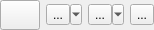
<?xml version="1.0" encoding="UTF-8"?>
<ui version="4.0">
 <class>qCjyxMarkupsPlaceWidget</class>
 <widget class="qCjyxWidget" name="qCjyxMarkupsPlaceWidget">
  <property name="geometry">
   <rect>
    <x>0</x>
    <y>0</y>
    <width>151</width>
    <height>30</height>
   </rect>
  </property>
  <property name="sizePolicy">
   <sizepolicy hsizetype="Preferred" vsizetype="Preferred">
    <horstretch>0</horstretch>
    <verstretch>0</verstretch>
   </sizepolicy>
  </property>
  <property name="windowTitle">
   <string>Place markups</string>
  </property>
  <layout class="QHBoxLayout" name="horizontalLayout">
   <property name="margin">
    <number>0</number>
   </property>
   <item>
    <widget class="ctkColorPickerButton" name="ColorButton">
     <property name="sizePolicy">
      <sizepolicy hsizetype="Preferred" vsizetype="Preferred">
       <horstretch>0</horstretch>
       <verstretch>0</verstretch>
      </sizepolicy>
     </property>
     <property name="toolTip">
      <string>Select the display color.</string>
     </property>
     <property name="checkable">
      <bool>true</bool>
     </property>
     <property name="displayColorName">
      <bool>false</bool>
     </property>
    </widget>
   </item>
   <item>
    <widget class="QToolButton" name="PlaceButton">
     <property name="sizePolicy">
      <sizepolicy hsizetype="Preferred" vsizetype="Fixed">
       <horstretch>0</horstretch>
       <verstretch>0</verstretch>
      </sizepolicy>
     </property>
      <property name="popupMode">
        <enum>QToolButton::MenuButtonPopup</enum>
      </property>
      <property name="toolTip">
      <string>Place a control point</string>
     </property>
     <property name="text">
      <string>...</string>
     </property>
     <property name="icon">
      <iconset resource="../../../Resources/qCjyxMarkupsModule.qrc">
       <normaloff>:/Icons/MarkupsFiducialMouseModePlace.png</normaloff>:/Icons/MarkupsFiducialMouseModePlace.png</iconset>
     </property>
     <property name="checkable">
      <bool>true</bool>
     </property>
    </widget>
   </item>
   <item>
    <widget class="QToolButton" name="DeleteButton">
     <property name="sizePolicy">
      <sizepolicy hsizetype="Preferred" vsizetype="Fixed">
       <horstretch>0</horstretch>
       <verstretch>0</verstretch>
      </sizepolicy>
     </property>
     <property name="popupMode">
      <enum>QToolButton::MenuButtonPopup</enum>
     </property>
     <property name="toolTip">
      <string>Delete last added control point</string>
     </property>
     <property name="text">
      <string>...</string>
     </property>
     <property name="icon">
      <iconset resource="../../../Resources/qCjyxMarkupsModule.qrc">
       <normaloff>:/Icons/MarkupsDelete.png</normaloff>:/Icons/MarkupsDelete.png</iconset>
     </property>
    </widget>
   </item>
   <item>
    <widget class="QToolButton" name="MoreButton">
     <property name="sizePolicy">
      <sizepolicy hsizetype="Preferred" vsizetype="Fixed">
       <horstretch>0</horstretch>
       <verstretch>0</verstretch>
      </sizepolicy>
     </property>
     <property name="toolTip">
      <string>Click for more options</string>
     </property>
     <property name="text">
      <string>...</string>
     </property>
     <property name="icon">
      <iconset resource="../../../../../../Libs/MRML/Widgets/Resources/qMRMLWidgets.qrc">
       <normaloff>:/Icons/SliceMoreOptions.png</normaloff>:/Icons/SliceMoreOptions.png</iconset>
     </property>
     <property name="popupMode">
      <enum>QToolButton::InstantPopup</enum>
     </property>
    </widget>
   </item>
  </layout>
  <action name="ActionPlacePersistentPoint">
   <property name="checkable">
    <bool>true</bool>
   </property>
   <property name="text">
    <string>Place multiple control points</string>
   </property>
   <property name="toolTip">
    <string>Place multiple control points</string>
   </property>
  </action>
  <action name="ActionDeleteAll">
   <property name="icon">
    <iconset resource="../../../Resources/qCjyxMarkupsModule.qrc">
     <normaloff>:/Icons/MarkupsDeleteAllRows.png</normaloff>:/Icons/MarkupsDeleteAllRows.png</iconset>
   </property>
   <property name="text">
    <string>Delete all control points</string>
   </property>
   <property name="toolTip">
    <string>Delete all control points in the list</string>
   </property>
  </action>
  <action name="ActionUnsetLast">
   <property name="icon">
    <iconset resource="../../../Resources/qCjyxMarkupsModule.qrc">
     <normaloff>:/Icons/MarkupsUnset.png</normaloff>:/Icons/MarkupsUnset.png</iconset>
   </property>
    <property name="text">
    <string>Clear last control point position</string>
   </property>
   <property name="toolTip">
    <string>Clear the position of the last control point placed (the control point will not be deleted).</string>
   </property>
  </action>
  <action name="ActionUnsetAll">
   <property name="icon">
    <iconset resource="../../../Resources/qCjyxMarkupsModule.qrc">
     <normaloff>:/Icons/MarkupsUnsetAll.png</normaloff>:/Icons/MarkupsUnsetAll.png
    </iconset>
   </property>
   <property name="text">
    <string>Clear all control point positions</string>
   </property>
   <property name="toolTip">
    <string>Clear the position of all control points in the list (the control points will not be deleted).</string>
   </property>
  </action>
  <action name="ActionVisibility">
   <property name="icon">
    <iconset resource="../../../../../../Base/QTGUI/Resources/qCjyxBaseQTGUI.qrc">
     <normaloff>:/Icons/Small/CjyxInvisible.png</normaloff>
     <normalon>:/Icons/Small/CjyxVisible.png</normalon>:/Icons/Small/CjyxInvisible.png</iconset>
   </property>
   <property name="text">
    <string>Visibility</string>
   </property>
   <property name="toolTip">
    <string>Toggle markup visibility</string>
   </property>
  </action>
  <action name="ActionLocked">
   <property name="icon">
    <iconset resource="../../../../../../Base/QTGUI/Resources/qCjyxBaseQTGUI.qrc">
     <normaloff>:/Icons/Small/CjyxUnlock.png</normaloff>
     <normalon>:/Icons/Small/CjyxLock.png</normalon>:/Icons/Small/CjyxUnlock.png</iconset>
   </property>
   <property name="text">
    <string>Locked</string>
   </property>
   <property name="toolTip">
    <string>Toggle control point positions lock</string>
   </property>
  </action>
  <action name="ActionFixedNumberOfControlPoints">
   <property name="icon">
    <iconset resource="../../../../../../Base/QTGUI/Resources/qCjyxBaseQTGUI.qrc">
     <normaloff>:/Icons/Small/CjyxPointNumberUnlock.png</normaloff>
     <normalon>:/Icons/Small/CjyxPointNumberLock.png</normalon>:/Icons/Small/CjyxPointNumberUnlock.png</iconset>
   </property>
   <property name="text">
    <string>Control point number locked</string>
   </property>
   <property name="toolTip">
    <string>Toggle control point number lock. If locked then it is not possible to add or delete control points. Instead of deleting, position control points can be unset.</string>
   </property>
  </action>
 </widget>
 <customwidgets>
  <customwidget>
   <class>qCjyxWidget</class>
   <extends>QWidget</extends>
   <header>qCjyxWidget.h</header>
   <container>1</container>
  </customwidget>
  <customwidget>
   <class>ctkColorPickerButton</class>
   <extends>QPushButton</extends>
   <header>ctkColorPickerButton.h</header>
  </customwidget>
 </customwidgets>
 <resources>
  <include location="../../../../../../Libs/MRML/Widgets/Resources/qMRMLWidgets.qrc"/>
  <include location="../../../Resources/qCjyxMarkupsModule.qrc"/>
  <include location="../../../../../../Base/QTGUI/Resources/qCjyxBaseQTGUI.qrc"/>
 </resources>
 <connections/>
</ui>
